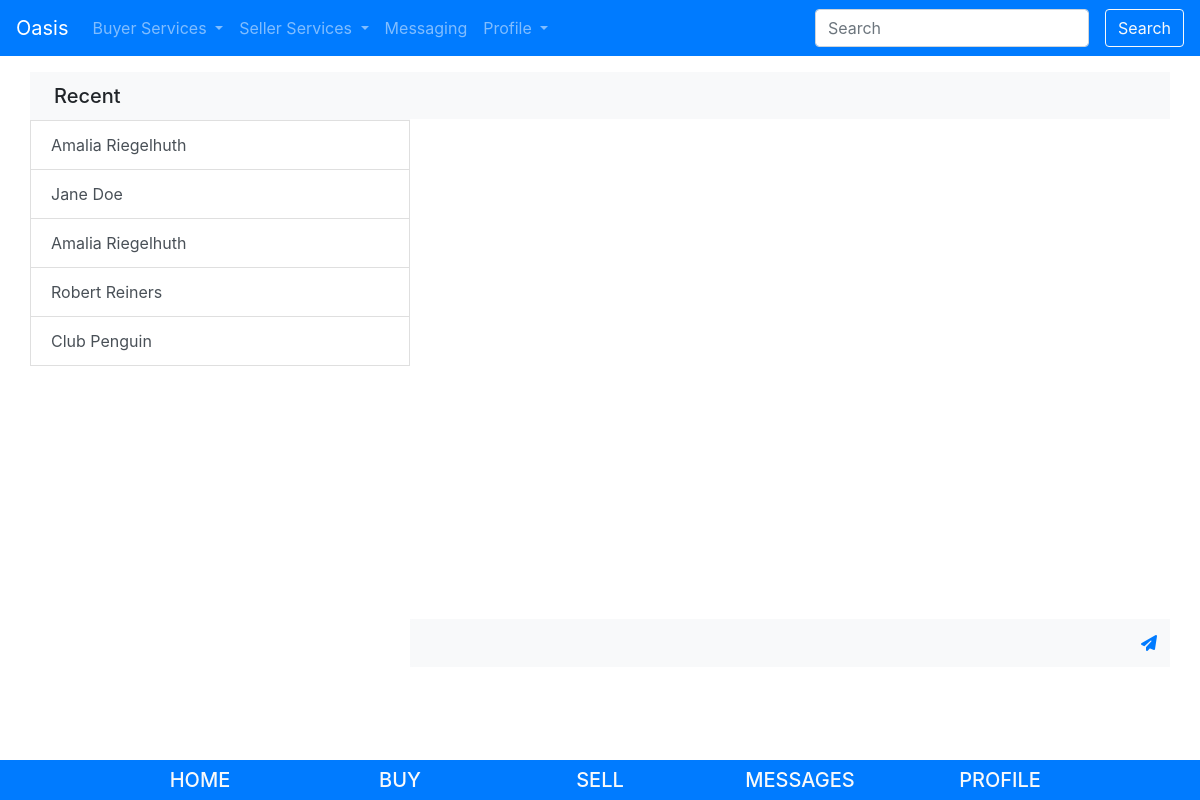
Page /pages/messaging/ (signed in) on the committed database.
### pages/models.py (models this page shows)
class Conversation(models.Model):
    id = models.UUIDField(primary_key=True, default=uuid.uuid4, help_text='unique id for this conversation')
    seller = models.ForeignKey(User,
                        related_name='seller',
                        default = 1,
                        null = True,
                        on_delete = models.SET_NULL
                        )
    buyer = models.ForeignKey(User,
                        related_name='buyer',
                        default = 2,
                        null = True,
                        on_delete = models.SET_NULL
            )
    state = models.CharField(
        max_length=1,
        choices=STATUS,
        blank=True,
        default=0,
        help_text='Conversation status',
    )

### pages/views.py (the view)
# urls.py: path('messaging/', views.messaging, name='messaging'),
@login_required(login_url="/pages/login")
def messaging(request):
    current_user = request.user
    conversations = Conversation.objects.filter(
        seller=current_user) | Conversation.objects.filter(buyer=current_user)
    message_list = []
    for conversation in conversations:
        message_list.append(
            [conversation.id,
             list(conversation.message_set.values())])
    messages = json.dumps(message_list, cls=DjangoJSONEncoder)
    return render(request, 'messaging.html', {
        'current_user': current_user,
        'conversations': conversations,
        'messages': messages
    })

### cart/context_processors.py (called while the page is built)
def cart(request):
     return {'cart': Cart(request)}

### pages/templates/messaging.html (shortened to what this page needs)
{% extends "base.html" %}
{% load static %}
{% block styles %}
<link rel="stylesheet" type="text/css" href="{% static 'messaging.css' %}" >
{% endblock %}
{% block content %}
<div class="container">
  <div class="row">
    <div class="col-4 px-0">
      <div class="bg-gray px-4 py-2 bg-light">
        <p class="h5 mb-0 py-1">Recent</p>
      </div>
    <div class="list-group rounded-0" id="message-box">
    {% for conversation in conversations %}
        <button type="button" class="list-group-item list-group-item-action" onclick="buttonClick(this,'{{conversation.id}}')" >
          {% if conversation.buyer.id == request.user.id %}
            {{conversation.seller.first_name}} {{conversation.seller.last_name}}
          {% else %}
            {{ conversation.buyer.first_name }} {{conversation.buyer.last_name}}
          {% endif %}
        </button>
    {% endfor %}
    </div>
    </div>
    <div class="col-8 px-0" id="current-conversation">
        <div class="d-flex justify-content-end bg-gray px-4 py-2 bg-light">
        </div>
      <div class="px-4 py-5 bg-white" id = "chat-log">
      </div>
      <div class="input-group mb-3 bg-light">
        <input type="text" class="form-control py-4 bg-light border-0" id="chat-message-input">
        <div class="input-group-append">
          <button class="btn btn-link" type="button" id="chat-message-submit"><i class="fa fa-paper-plane"></i></button>
        </div>
      </div>
    </div>
  </div>
</div>
{% endblock %}

### pages/static/messaging.css (style rules this page uses)
#chat-log, #message-box { height: 500px; overflow-y: scroll; }

### rows in the picture
Conversation: buyer.first_name "Amalia", buyer.last_name "Riegelhuth"
Conversation: buyer.first_name "Jane", buyer.last_name "Doe"
Conversation: buyer.first_name "Amalia", buyer.last_name "Riegelhuth"
Conversation: buyer.first_name "Robert", buyer.last_name "Reiners"
Conversation: seller.first_name "Club", seller.last_name "Penguin"
